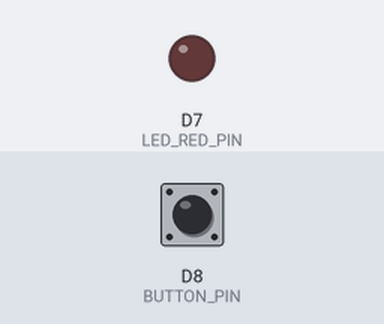
This sketch was run on a simulated ESP8266 (Wemos D1 mini). Shown: output pins drawn as LEDs (lit = HIGH). The test bench sets the inputs (shaded band); at power-on: D8 (BUTTON_PIN) LOW.

Above: at 1.2 s.
1.3 s: D8 (BUTTON_PIN) pulled HIGH for 0.15 s
At 1.37 s:
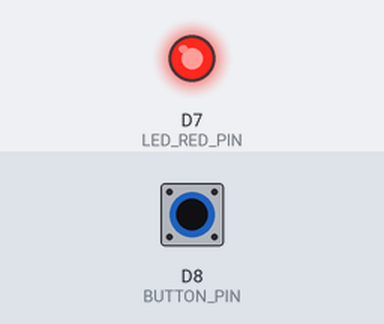
2.9 s: D8 (BUTTON_PIN) pulled HIGH for 3.2 s
At 7.2 s:
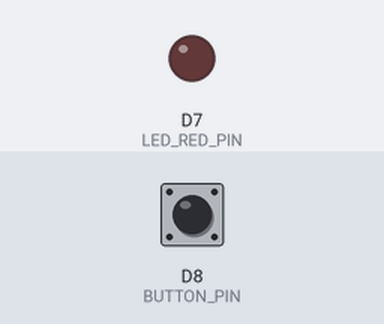
Timing chart, 0 to 8.7 s (numbered marks = the images above; inputs shaded):
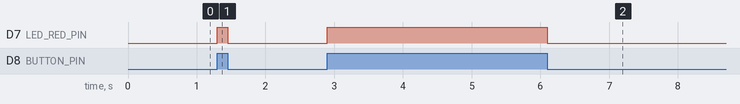

The sketch:

EntangledButton.ino
```cpp
/*
   Making Entangled Things
   -
   David Chatting - david@davidchatting.com
   8th July 2019
   -
   Wemos D1 Mini Arduino setup > https://chewett.co.uk/blog/937/configuring-wemos-d1-mini-pro-esp8266-arduino-ide/
*/

#define BUTTON_PIN D8
#define LED_RED_PIN D7
#define LED_GREEN_PIN D6
#define LED_BLUE_PIN D5

void setup() {
  pinMode(LED_RED_PIN, OUTPUT);
  pinMode(BUTTON_PIN, INPUT);
}

void loop() {
  if (digitalRead(BUTTON_PIN) == HIGH) {
    digitalWrite(LED_RED_PIN, HIGH);
  }
  else {
    digitalWrite(LED_RED_PIN, LOW);
  }
}
```

Measured:
- after the input at 1.3 s, D7 (LED_RED_PIN): LOW → HIGH at once, → LOW 0.15 s later
- after the input at 2.9 s, D7 (LED_RED_PIN): LOW → HIGH at once, → LOW 3.2 s later
